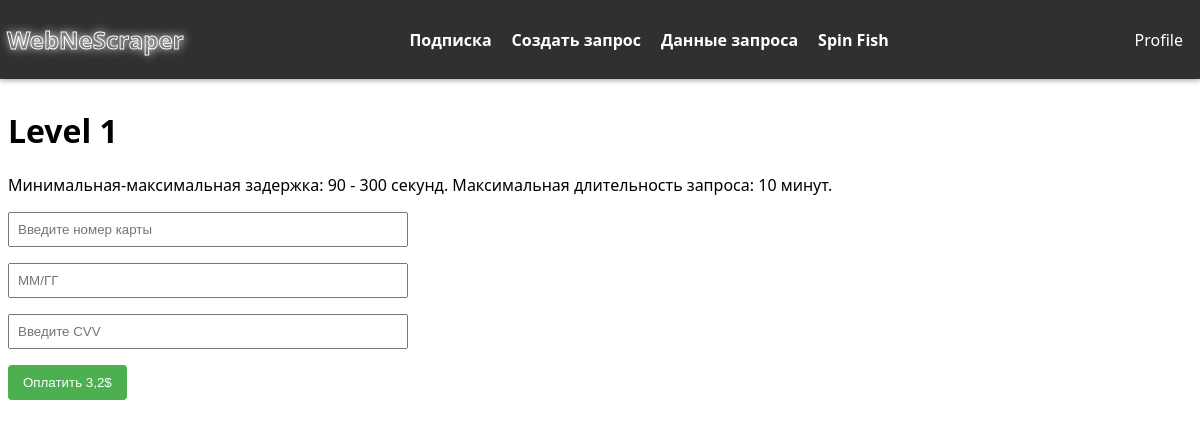
Screenshot of /auths/sub/1 (signed in) with the database file from the repository.
### apps/subscription/models.py (models this page shows, shortened)
class Subscription(models.Model):
    level = models.IntegerField(verbose_name='уровень')
    price = models.FloatField(verbose_name='стоимость')
    min_shift = models.IntegerField(verbose_name='минимальная задержка в секундах')
    max_shift = models.IntegerField(verbose_name='максимальная задержка в секундах')
    maximum_request_duration = models.IntegerField(verbose_name='максимальная длительность запроса')
    @property
    def description(self) -> str:
        return f"""
        Минимальная-максимальная задержка: {self.min_shift} - {self.max_shift} секунд.\n
        Максимальная длительность запроса: {self.maximum_request_duration} минут.
        """
    class Meta:
        verbose_name = 'Level'
        verbose_name_plural = 'Levels'

### apps/auths/views.py (the view)
# urls.py: path('sub/<int:sub_lvl>', BuySubLevelPageView.as_view(), name='buy_sub_level'),
class BuySubLevelPageView(View):
    template: str = 'buy_sub_level.html'
    def get(self, req:HttpRequest, sub_lvl:int) -> HttpResponse:
        sub = Subscription.objects.get(level=sub_lvl)
        context: dict = {'sub' : sub}
        context['user'] = req.user
        return render(req, self.template, context)

### apps/auths/templates/buy_sub_level.html (shortened to what this page needs)
{% extends 'base.html' %}
{% load static %}
{% block styles %}
    <link rel="stylesheet" href="{% static 'css/base_header.css' %}?v={{ last_modified_time }}">
    <link rel="stylesheet" type="text/css" href="{% static 'css/credit_card_style.css' %}">
{% endblock %}
{% block content %}
    {% if not user.is_authenticated %}
        <p class="error">Для покупки подписки нужно войти в аккаунт</p>
    {% else %}
        <h1>Level {{ sub.level }}</h1>
        <p>{{ sub.description }}</p>
        <form action="#" method="post">
            <input type="text" id="card_number" name="card_number" placeholder="Введите номер карты" required>
            <input type="text" id="expiry_date" name="expiry_date" placeholder="ММ/ГГ" required>
            <input type="text" id="cvv" name="cvv" placeholder="Введите CVV" required>
            <button type="submit">Оплатить {{ sub.price }}$</button>
        </form>
    {% endif %}
{% endblock %}

### apps/auths/static/css/credit_card_style.css (style rules this page uses)
form { max-width: 400px; }
input { width: 100%; padding: 8px; margin-bottom: 16px; box-sizing: border-box; }
button { background-color: #4CAF50; color: white; padding: 10px 15px; border: none; border-radius: 4px; cursor: pointer; }

### apps/main/templates/base.html (style rules this page uses)
body { font-family: 'Segoe UI', Tahoma, Geneva, Verdana, sans-serif; padding-top: 80px; overscroll-behavior: none; }

### rows the page displays
Subscription: level "1", description "Минимальная-максимальная задержка: 90 - 300 секунд. Максимальная длительность запроса: 10 минут.", price "3,2"
